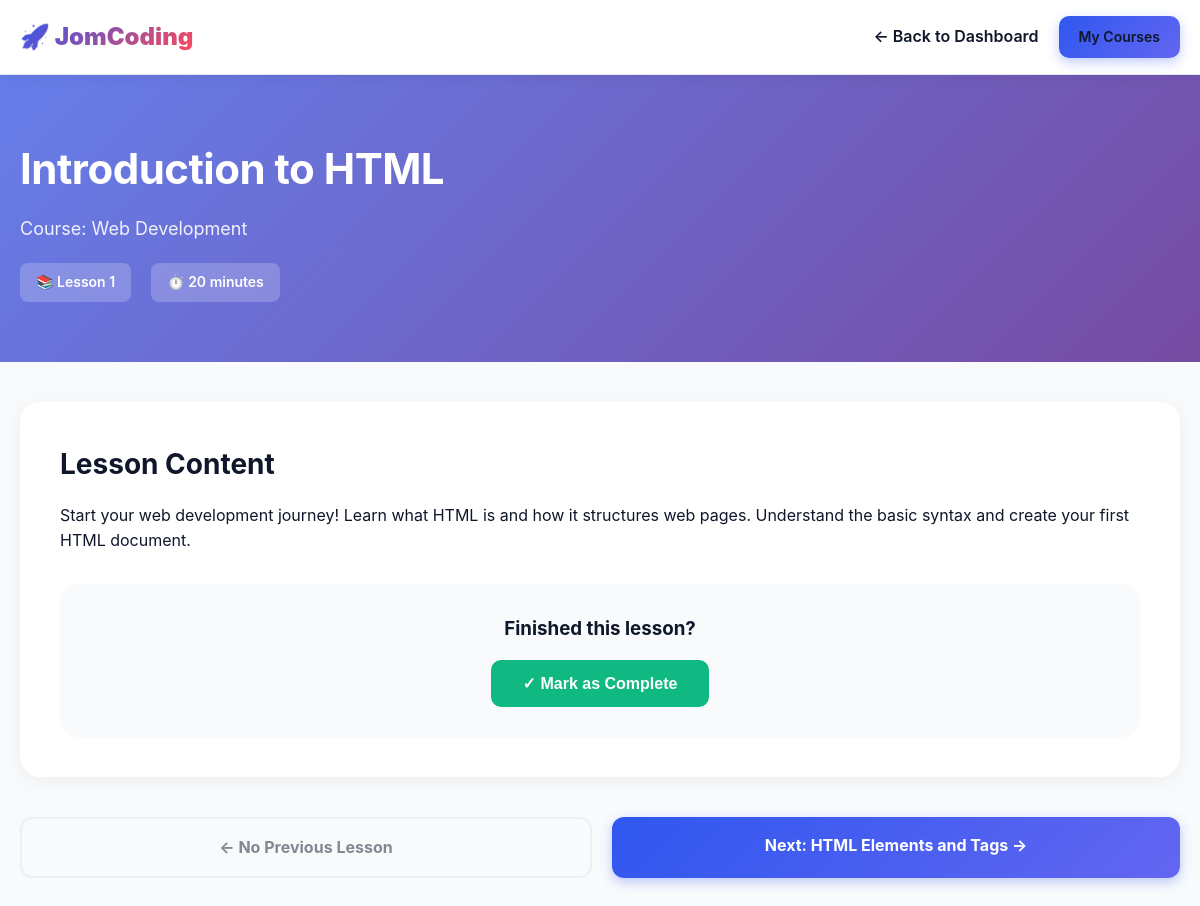
Page /lesson_detail.php?id=11 (signed in) on the committed database.
### tables this page shows
CREATE TABLE `lessons` (
  `lesson_id` int(11) NOT NULL,
  `course_id` int(11) NOT NULL,
  `lesson_title` varchar(150) NOT NULL,
  `content` text NOT NULL,
  `video_url` varchar(255) DEFAULT NULL,
  `sort_order` int(11) NOT NULL DEFAULT 1,
  `duration_minutes` int(11) DEFAULT NULL,
  `created_at` datetime DEFAULT current_timestamp()
);

CREATE TABLE `courses` (
  `course_id` int(11) NOT NULL,
  `course_title` varchar(150) NOT NULL,
  `description` text NOT NULL,
  `difficulty_level` enum('Beginner','Intermediate','Advanced') DEFAULT 'Beginner',
  `estimated_hours` int(11) DEFAULT NULL,
  `thumbnail_url` varchar(255) DEFAULT NULL,
  `created_by` int(11) DEFAULT NULL,
  `created_at` datetime NOT NULL DEFAULT current_timestamp(),
  `updated_at` datetime DEFAULT current_timestamp() ON UPDATE current_timestamp()
);

### lesson_detail.php (the view, shortened to what this page needs)
<?php
require_once 'config.php';
$lesson_id = isset($_GET['id']) ? intval($_GET['id']) : 0;
$lesson_query = "SELECT l.*, c.course_title, c.course_id
                 FROM lessons l
                 JOIN courses c ON l.course_id = c.course_id
                 WHERE l.lesson_id = ?";
$stmt = $conn->prepare($lesson_query);
$stmt->bind_param("i", $lesson_id);
$stmt->execute();
$lesson = $stmt->get_result()->fetch_assoc();
$is_completed = false;
$prev_query = "SELECT lesson_id, lesson_title FROM lessons
               WHERE course_id = ? AND sort_order < ?
               ORDER BY sort_order DESC LIMIT 1";
$stmt = $conn->prepare($prev_query);
$stmt->bind_param("ii", $lesson['course_id'], $lesson['sort_order']);
$stmt->execute();
$prev_lesson = $stmt->get_result()->fetch_assoc();
$next_query = "SELECT lesson_id, lesson_title FROM lessons
               WHERE course_id = ? AND sort_order > ?
               ORDER BY sort_order ASC LIMIT 1";
$stmt = $conn->prepare($next_query);
$stmt->bind_param("ii", $lesson['course_id'], $lesson['sort_order']);
$stmt->execute();
$next_lesson = $stmt->get_result()->fetch_assoc();
?>
<!DOCTYPE html>
<html lang="en">
<head>
</head>
<body>
    <div class="navbar">
        <div class="container">
            <div class="nav-content">
                <a href="dashboard.php" class="brand">🚀 JomCoding</a>
                <div class="nav-links">
                    <a href="dashboard.php">← Back to Dashboard</a>
                    <a href="dashboard.php" class="btn btn-primary">My Courses</a>
                </div>
            </div>
        </div>
    </div>
    <div class="lesson-header">
        <div class="container">
            <h1><?php echo htmlspecialchars($lesson['lesson_title']); ?></h1>
            <p style="font-size: 18px; opacity: 0.9;">
                Course: <?php echo htmlspecialchars($lesson['course_title']); ?>
            </p>
            <div class="lesson-meta">
                <span class="meta-item">📚 Lesson <?php echo $lesson['sort_order']; ?></span>
                <?php if($lesson['duration_minutes']): ?>
                <span class="meta-item">⏱️ <?php echo $lesson['duration_minutes']; ?> minutes</span>
                <?php endif; ?>
            </div>
        </div>
    </div>
    <div class="container">
        <div class="lesson-content">
            <h2>Lesson Content</h2>
            <div>
                <?php echo nl2br(htmlspecialchars($lesson['content'])); ?>
            </div>
            <?php if(!$is_completed): ?>
            <div class="mark-complete-form">
                <h3 style="margin-bottom: 16px;">Finished this lesson?</h3>
                <form method="POST">
                    <button type="submit" name="mark_complete" class="btn btn-success" style="padding: 14px 32px; font-size: 16px;">
                        ✓ Mark as Complete
                    </button>
                </form>
            </div>
            <?php endif; ?>
        </div>
        <div class="lesson-navigation">
            <?php if($prev_lesson): ?>
                <a href="lesson_detail.php?id=<?php echo $prev_lesson['lesson_id']; ?>" class="nav-button prev">
                    ← Previous: <?php echo htmlspecialchars($prev_lesson['lesson_title']); ?>
                </a>
            <?php else: ?>
                <div class="nav-button prev disabled">← No Previous Lesson</div>
            <?php endif; ?>
            <?php if($next_lesson): ?>
                <a href="lesson_detail.php?id=<?php echo $next_lesson['lesson_id']; ?>" class="nav-button next">
                    Next: <?php echo htmlspecialchars($next_lesson['lesson_title']); ?> →
                </a>
            <?php else: ?>
                <div class="nav-button next disabled">No Next Lesson →</div>
            <?php endif; ?>
        </div>
    </div>
    <div style="height: 60px;"></div>
</body>
</html>

### lesson_detail.php (style rules this page uses)
* { margin: 0; padding: 0; box-sizing: border-box; }
:root { --primary: #2f57ef; --primary-dark: #1d3fc9; --accent: #ff4a57; --success: #10b981; --text: #0f172a; --text-light: #64748b; --bg: #f8fafc; --card: #ffffff; --border: #e2e8f0; }
body { font-family: -apple-system, BlinkMacSystemFont, 'Segoe UI', Roboto, sans-serif; background: var(--bg); color: var(--text); line-height: 1.6; }
.navbar { background: rgba(255, 255, 255, 0.9); backdrop-filter: blur(12px); border-bottom: 1px solid var(--border); padding: 16px 0; position: sticky; top: 0; z-index: 100; box-shadow: 0 4px 12px rgba(0, 0, 0, 0.05); }
.container { max-width: 1200px; margin: 0 auto; padding: 0 20px; }
.nav-content { display: flex; justify-content: space-between; align-items: center; }
.brand { font-size: 24px; font-weight: 900; background: linear-gradient(135deg, var(--primary), var(--accent)); -webkit-background-clip: text; -webkit-text-fill-color: transparent; text-decoration: none; }
.nav-links { display: flex; gap: 20px; align-items: center; }
.nav-links a { text-decoration: none; color: var(--text); font-weight: 600; transition: color 0.3s; }
.btn { padding: 10px 20px; border-radius: 10px; font-weight: 700; font-size: 14px; cursor: pointer; border: none; transition: all 0.3s; text-decoration: none; display: inline-block; }
.btn-primary { background: linear-gradient(135deg, var(--primary), #6366f1); color: white; box-shadow: 0 4px 12px rgba(47, 87, 239, 0.3); }
.btn-success { background: var(--success); color: white; }
.lesson-header { background: linear-gradient(135deg, #667eea 0%, #764ba2 100%); color: white; padding: 60px 0; margin-bottom: 40px; }
.lesson-header h1 { font-size: 42px; margin-bottom: 12px; letter-spacing: -0.5px; }
.lesson-meta { display: flex; gap: 20px; flex-wrap: wrap; margin-top: 20px; }
.meta-item { background: rgba(255, 255, 255, 0.2); padding: 8px 16px; border-radius: 8px; font-weight: 600; font-size: 14px; }
.lesson-content { background: white; border-radius: 20px; padding: 40px; margin-bottom: 30px; box-shadow: 0 4px 20px rgba(0, 0, 0, 0.05); }
.lesson-content h2 { font-size: 28px; margin-top: 30px; margin-bottom: 16px; color: var(--text); }
.lesson-content h2:first-child { margin-top: 0; }
.lesson-navigation { display: flex; justify-content: space-between; gap: 20px; margin-top: 40px; }
.nav-button { flex: 1; padding: 16px 24px; border-radius: 12px; text-decoration: none; font-weight: 700; text-align: center; transition: all 0.3s; }
.nav-button.prev { background: var(--bg); color: var(--text); border: 2px solid var(--border); }
.nav-button.next { background: linear-gradient(135deg, var(--primary), #6366f1); color: white; box-shadow: 0 4px 12px rgba(47, 87, 239, 0.3); }
.nav-button.disabled { opacity: 0.5; pointer-events: none; }
.mark-complete-form { text-align: center; margin-top: 30px; padding: 30px; background: var(--bg); border-radius: 16px; }

### rows in the picture
lessons: lesson_title "Introduction to HTML", course.course_title "Web Development", sort_order "1", duration_minutes "20", content "Start your web development journey! Learn what HTML is and how it structures web pages. Understand the basic syntax and create your first HTML document."
lessons: lesson_title "HTML Elements and Tags"
